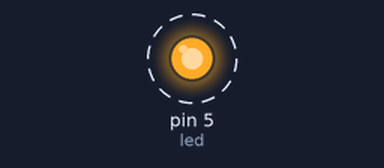
The sketch below on a simulated Arduino Uno, built with avr-gcc and run on an emulated ATmega328P. Shown: output pins drawn as LEDs (lit = HIGH). Dashed ring = blinking. What the sketch prints to the serial monitor is not drawn.

Above: at 0.5 s.
Timing chart, 0 to 4.6 s (numbered marks = the images above):
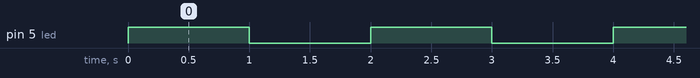

Measured:
- by itself, pin 5 (led): alternates HIGH for 1.0 s and LOW for 1.0 s

The sketch:

porcentoteclado.ino
```cpp
#define led 5
#define _1s 62500  // PRSC em 256
#define _05s 31250-1
#define temp ((duty*62500)/10)
byte duty;
void setup() {
   TCCR1A = 0;
   TCCR1B  = ( 1 << CS12 );  // Prescaler em 256
   TCCR1B |= ( 1 << WGM12);  // Modo CTC
   OCR1A   = _1s;
   OCR1B   = temp-1;

   pinMode( led, OUTPUT );
   digitalWrite(led, HIGH);
   TCNT1 = 0;
   TIMSK1 = ( 1 << OCIE1A ) |
            ( 1 << OCIE1B ) ;  // Habilita interrupções de comparação
  Serial.begin(9600);
}

ISR( TIMER1_COMPA_vect ){
   digitalWrite(led, !digitalRead(led) );
}

ISR( TIMER1_COMPB_vect ){
   digitalWrite(led, !digitalRead(led) );
}

void loop() {
  delay(1000);
  Serial.println(OCR1B);
  Serial.println(duty);
  if (Serial.available())
  {
	 duty = Serial.read();
     duty=duty-48;
  	if ((duty<10) && (duty>0))
  	{
  	OCR1B=temp-1;
  	}
  }
}
```
